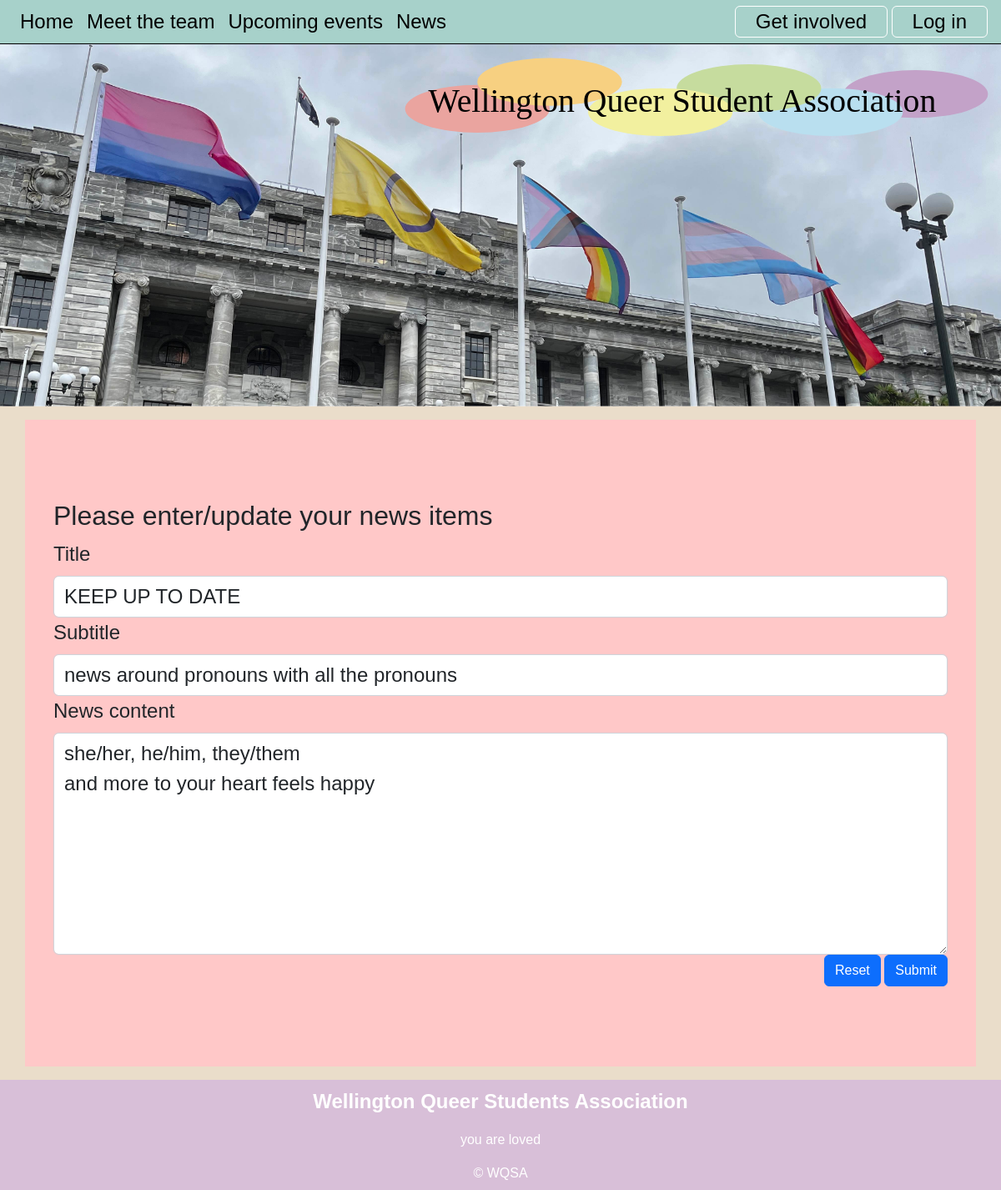
The page /news_cud?id=2&task=update on the database as committed earlier.
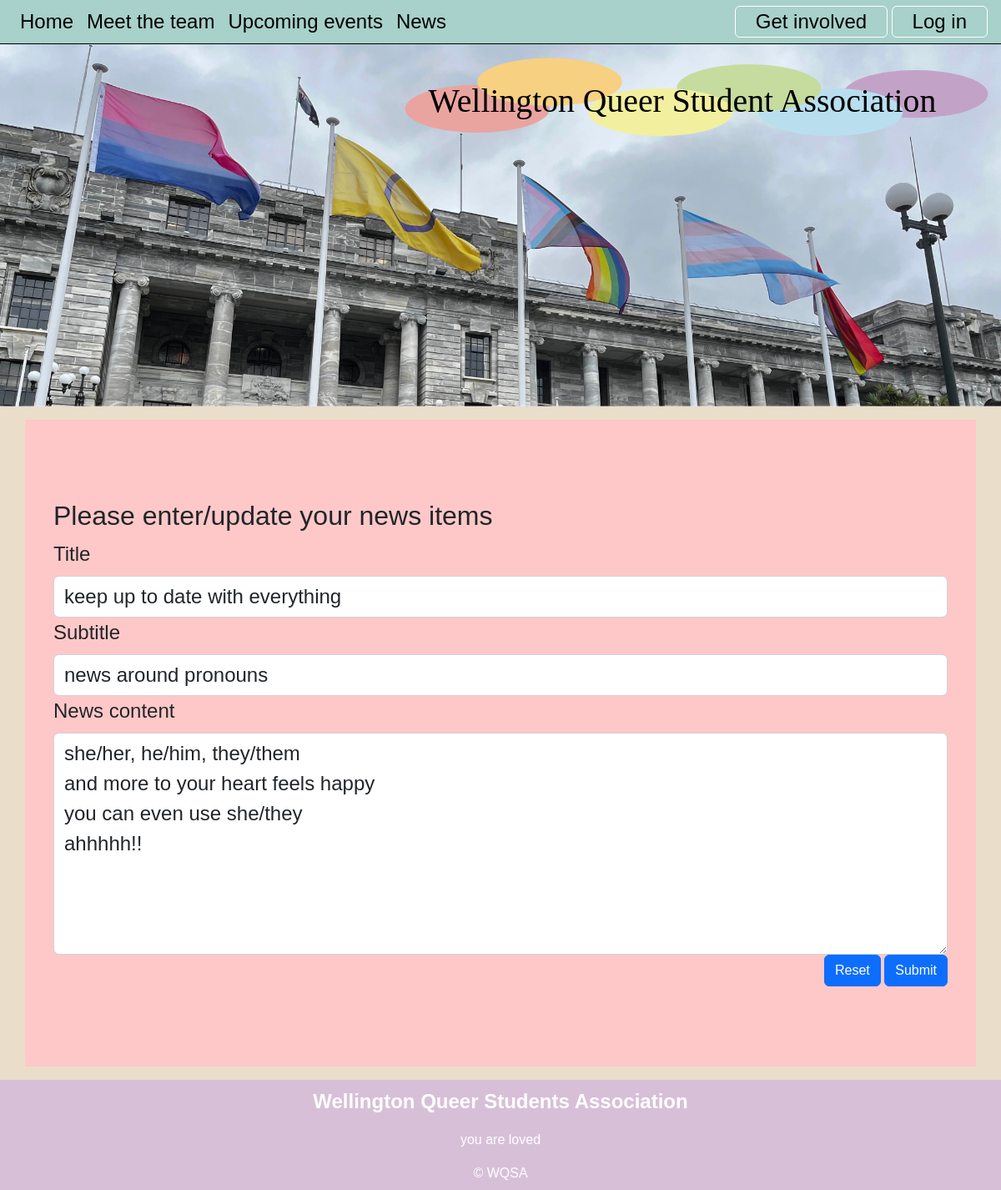
The same page on the database as committed later.
### tables this page shows
CREATE TABLE news(
    news_id integer primary key autoincrement not null,
    title text not null unique,
    subtitle text not null unique,
    content text not null unique,
    newsdate date not null,
    member_id integer not null,
    foreign key(member_id) references member(member_id)
);

### server.py (the view, shortened to what this page needs)
@app.route("/news_cud", methods=['GET', 'POST'])
def news_cud():
    data = request.args
    required_keys=['id', 'task']
    for k in required_keys:
        if k not in data.keys():
            message = "Do not know what to do with create, read, update on news (keys not present)"
            return render_template('error.html', error=message)
        if request.method == "GET":
            if data['task'] == 'delete':
                sql = "delete from news where news_id =?"
                values_tuple = (data['id'],)
                result = run_commit_query(sql, values_tuple, db_path)
                return redirect(url_for('news'))
            elif data['task'] == 'update':
                sql = """select title, subtitle, content from news where news_id =?"""
                values_tuple = (data['id'],)
                result = run_search_query_tuples(sql, values_tuple, db_path, True)
                result = result[0]
                return render_template("news_cud.html",
                                       **result,
                                       id=data['id'],
                                       task=data['task'])
            elif data['task'] == 'add':
                temp = {"title": "Temp title", "subtitle": "Test subtitle", 'content': 'Test Content'}
                return render_template("news_cud.html", id=0, task=data['task'],
                                        **temp)
            else:
                message = 'unrecognised task from news page'
                return render_template('error.html', error=message)
    return render_template("news_cud.html")

### db_functions.py (called while the page is built)
def run_search_query_tuples(sql_query, values_tuple, file_path, rowfactory=False):
    result = None
    try:
        db = sqlite3.connect(file_path)
        if rowfactory:
            db.row_factory = sqlite3.Row
        cursor = db.cursor()
        cursor.execute(sql_query, values_tuple)
        result = cursor.fetchall()
        cursor.close()
    except sqlite3.Error as error:
        print("Error running search query tuples: {}".format(error))
        return None
    db.close()
    if result is None:
        print("No search values were found")
    return result

### templates/news_cud.html (shortened to what this page needs)
{% extends "layout.html" %}
{% block content %}
<div class="container-lg py-sm-5 py-1 A">
    <div class="news p-4 my-4">
        <h2>Please enter/update your news items</h2>
        <form action="{{url_for('news_cud', id=id, task=task)}}" method="POST">
            <div>
             <label for="title" class="form-label">Title</label>
                <input type="text" class="form-control" id="title" name="title" placeholder="" value="{{title}}" required>
            </div>
            <div>
                <label for="subtitle" class="form-label">Subtitle</label>
                <input type="text" class="form-control" id="subtitle" name="subtitle" placeholder="" value="{{subtitle}}" required>
            </div>
            <div>
                <label for="content" class="form-label">News content</label>
                <textarea class="form-control" id="content" name="content" placeholder="" rows="7" required>{{content}}</textarea>
            </div>
            <div class="text-end">
                <button type="reset" class="btn btn-primary">Reset</button>
                <button type="submit" class="btn btn-primary">Submit</button>
            </div>
        </form>
    </div>
</div>
{% endblock %}

### templates/layout.html (shortened to what this page needs)
<!DOCTYPE html>
<html lang="en">
<head>
<link href="https://cdn.jsdelivr.net/npm/bootstrap@5.2.3/dist/css/bootstrap.min.css" rel="stylesheet">
    <link rel="stylesheet" href="static/styles.css">
    </head>
<body>
<div class="container-fluid">
<nav class="navbar navbar-expand-lg px-3 py-0">
    <div class="collapse navbar-collapse" id="collapsibleNavbar">
      <ul class="navbar-nav">
        <li class="nav-item">
          <a class="nav-link" href="{{url_for('index')}}">Home</a>
        </li>
        <li class="nav-item">
          <a class="nav-link" href="{{url_for('meet_the_team')}}">Meet the team</a>
        </li>
         <li class="nav-item">
          <a class="nav-link" href="{{url_for('upcoming_events')}}">Upcoming events</a>
         </li>
          <li class="nav-item">
          <a class="nav-link" href="{{url_for('news')}}">News</a>
        </li>
      </ul>
      <div class="ms-auto">
          <a href="{{url_for('get_involved')}}" class="nav-link btn btn-outline" >Get involved</a>
          <a href="{{url_for('login')}}" class="nav-link btn btn-outline">Log in</a>
      </div>
    </div>
    </nav>
    </div>
    <img class="img-fluid" src="static/images_WQSA/flags_parliment_banner.svg" >
{% block content %}
{% endblock %}
<footer class="container-fluid footer-content">
    <p>Wellington Queer Students Association</p>
    <p>you are loved</p>
    <div>&copy; WQSA</div>
</footer>
    </body>
</html>

### static/styles.css (style rules this page uses)
:root { --brand-green: rgb(167,209,202); --brand-paper: rgb(234, 221, 202); }
body { font-family: 'Raleway', sans-serif; font-size: 100%; background-color: var(--brand-paper); margin: 0; }
.container-fluid { border: 0px solid blue; padding: 0px; }
.container-lg { border: 4px solid pink; padding: 10px; }
.container-fluid { border: 0px solid pink; }
.container-lg { border: 0px solid pink; overflow: auto; }
.A { background-color: rgb(255, 200, 200); }
.footer-content { background-color: rgb(216,191,216); text-align: center; padding: 0.5em 0 0.5em 0; color: white; }
.footer-content p:first-child { font-weight: 600; font-size: 1.5em; }
.navbar { --brand-green-pale: rgb(223, 237, 224); background-color: var(--brand-green); border-bottom: 1px solid black; }
.nav-link { font-size: 1.5em; color: black; }
.btn-outline { border: 1px solid white; padding: 0 1em; }
nav .btn-outline { display: inline-block; }
label, input[type='text'], input[type='email'], textarea { font-size: 1.5em !important; }

Rows that differ between the two databases and show on the page:
changed news: title "KEEP UP TO DATE" → "keep up to date with everything"; subtitle "news around pronouns with all the pronouns" → "news around pronouns"; content "she/her, he/him, they/them and more to your heart feels happy" → "she/her, he/him, they/them and more to your heart feels happy you can even use she/they ahhhhh!!"
